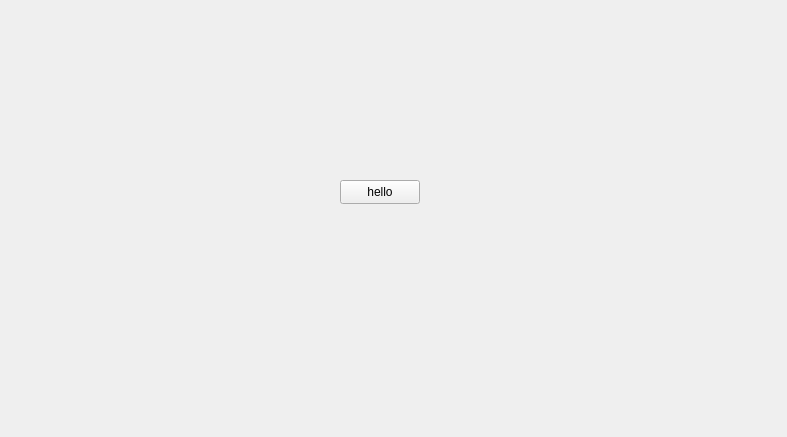
<?xml version="1.0" encoding="UTF-8"?>
<ui version="4.0">
 <class>mainmenu</class>
 <widget class="QWidget" name="mainmenu">
  <property name="geometry">
   <rect>
    <x>0</x>
    <y>0</y>
    <width>787</width>
    <height>437</height>
   </rect>
  </property>
  <property name="windowTitle">
   <string>Form</string>
  </property>
  <widget class="QPushButton" name="hello">
   <property name="geometry">
    <rect>
     <x>340</x>
     <y>180</y>
     <width>80</width>
     <height>24</height>
    </rect>
   </property>
   <property name="text">
    <string>hello</string>
   </property>
  </widget>
 </widget>
 <resources/>
 <connections/>
</ui>
